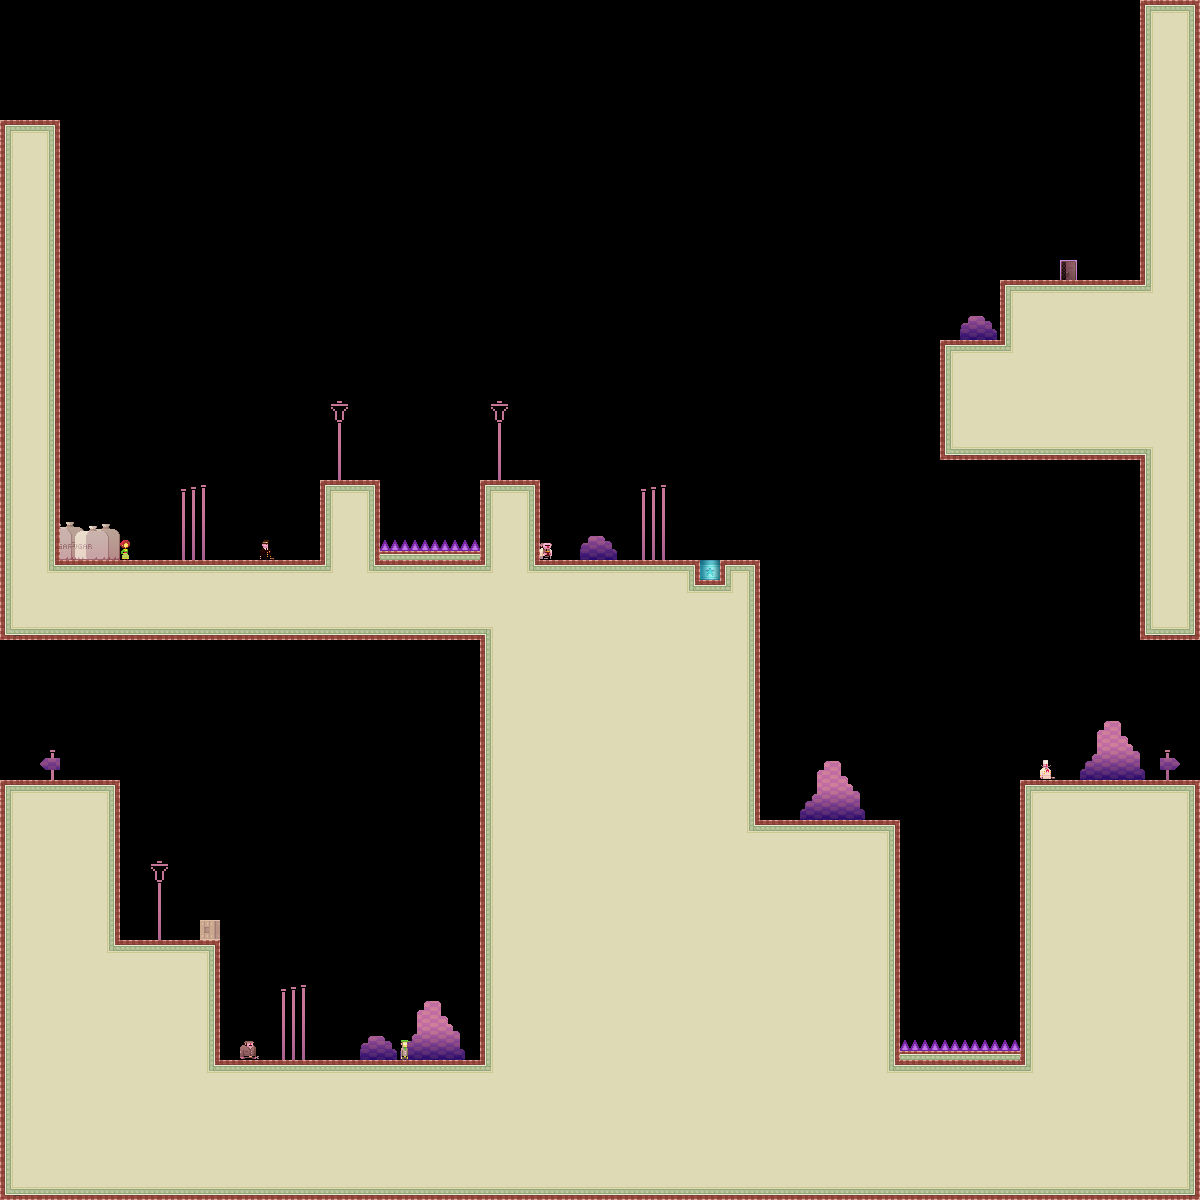

This game map was drawn from its Tiled (.tmx) file and the tilesets committed beside it. A one-line description and the trimmed map source follow:
An orthogonal 60x60 tile map with 20x20 px tiles, 3 tile layers (bg, bg2, dontAutoLoad_sprites) and 20 objects.

<map version="1.0" orientation="orthogonal" width="60" height="60" tilewidth="20" tileheight="20">
 <tileset firstgid="1" name="tiles_sydney" tilewidth="20" tileheight="20">
  <image source="../../../../XNAModeContent/Lemonade/tiles_sydney.png" width="400" height="400" />
  <terraintypes>
   <terrain name="regularBlocks" tile="-1" />
  </terraintypes>
  <tile id="8" terrain=",,,0" />
  <tile id="9" terrain=",,0,0" />
  <tile id="10" terrain=",,0,0" />
  <tile id="11" terrain=",,0,0" />
  <tile id="12" terrain=",,0,0" />
  <tile id="13" terrain=",,0,0" />
  <tile id="14" terrain=",,0," />
  <tile id="15" terrain="0,0,0," />
  <tile id="16" terrain="0,0,,0" />
  <tile id="28" terrain=",0,,0" />
  <tile id="34" terrain="0,,0," />
  <tile id="35" terrain="0,,0,0" />
  <tile id="36" terrain=",0,0,0" />
  <tile id="48" terrain=",0,,0" />
  <tile id="54" terrain="0,,0," />
  <tile id="68" terrain=",0,,0" />
  <tile id="74" terrain="0,,0," />
  <tile id="88" terrain=",0,,0" />
  <tile id="94" terrain="0,,0," />
  <tile id="108" terrain=",0,,0" />
  <tile id="114" terrain="0,,0," />
  <tile id="128" terrain=",0,," />
  <tile id="129" terrain="0,0,," />
  <tile id="130" terrain="0,0,," />
  <tile id="131" terrain="0,0,," />
  <tile id="132" terrain="0,0,," />
  <tile id="133" terrain="0,0,," />
  <tile id="134" terrain="0,,," />
  <tile id="194" terrain="0,0,0,0" />
  <tile id="356">
   <properties>
    <property name="LargeCrate" value="" />
   </properties>
  </tile>
  <tile id="380">
   <properties>
    <property name="Andre" value="" />
   </properties>
  </tile>
  <tile id="381">
   <properties>
    <property name="Liselot" value="" />
   </properties>
  </tile>
  <tile id="382">
   <properties>
    <property name="Amsterdaam" value="" />
   </properties>
  </tile>
  <tile id="383">
   <properties>
    <property name="Worker" value="" />
   </properties>
  </tile>
  <tile id="384">
   <properties>
    <property name="Inspector" value="" />
   </properties>
  </tile>
  <tile id="385">
   <properties>
    <property name="Chef" value="" />
   </properties>
  </tile>
  <tile id="386">
   <properties>
    <property name="Exit" value="" />
   </properties>
  </tile>
  <tile id="387">
   <properties>
    <property name="Trampoline" value="" />
   </properties>
  </tile>
  <tile id="388">
   <properties>
    <property name="SmallCrate" value="" />
   </properties>
  </tile>
  <tile id="389">
   <properties>
    <property name="SugarBag" value="" />
   </properties>
  </tile>
 </tileset>
 <layer name="bg" width="60" height="60">
  <data>[3600 cells, 1477 non-empty, 39 distinct tile ids]</data>
 </layer>
 <layer name="bg2" width="60" height="60">
  <data>[3600 cells, 128 non-empty, 52 distinct tile ids]</data>
 </layer>
 <objectgroup name="boxes" width="60" height="60">
  <object x="0" y="1060" width="1200" height="140" />
  <object x="480" y="560" width="280" height="500" />
  <object x="760" y="820" width="140" height="240" />
  <object x="0" y="560" width="480" height="80" />
  <object x="0" y="780" width="120" height="280" />
  <object x="1020" y="780" width="180" height="280" />
  <object x="140" y="780">
   <polyline points="0,0 0,80" />
  </object>
  <object x="840" y="700">
   <polyline points="0,0 240,0" />
  </object>
  <object x="840" y="420">
   <polyline points="0,0 0,220" />
  </object>
  <object x="120" y="940" width="100" height="120" />
  <object x="0" y="120" width="60" height="440" />
  <object x="1000" y="280" width="200" height="180" />
  <object x="940" y="340" width="60" height="120" />
  <object x="1140" y="0" width="60" height="280" />
  <object x="1140" y="460" width="60" height="180" />
  <object x="320" y="480" width="60" height="80" />
  <object x="480" y="480" width="60" height="80" />
 </objectgroup>
 <layer name="dontAutoLoad_sprites" width="60" height="60">
  <data>[3600 cells, 9 non-empty, 9 distinct tile ids]</data>
 </layer>
 <objectgroup name="dontAutoLoad_death" width="60" height="60">
  <object x="900" y="1040" width="120" height="20" />
  <object x="900" y="1060" width="40" />
  <object x="380" y="540" width="100" height="20" />
 </objectgroup>
</map>
